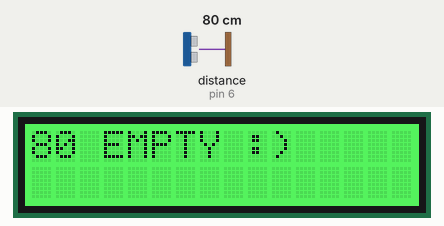
This sketch was run on a simulated Arduino Uno, built with avr-gcc and run on an emulated ATmega328P. Parts: 16×2 character LCD. The inputs (shaded band) are chosen by the test bench; at power-on: distance to the obstacle (sensor on pin 6) 80 cm. What the sketch prints to the serial monitor is not drawn.

Above: at 1.2 s.
1.3 s: distance to the obstacle (sensor on pin 6) set to 34 cm
At 3.4 s:
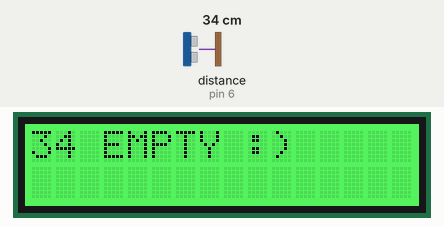
3.7 s: distance to the obstacle (sensor on pin 6) set to 28 cm
At 5.1 s:
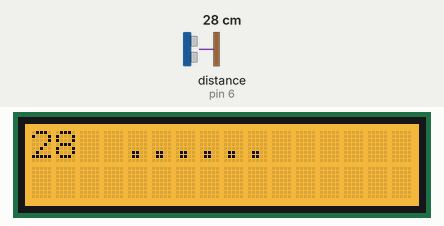
5.8 s: distance to the obstacle (sensor on pin 6) set to 11 cm
At 7.6 s:
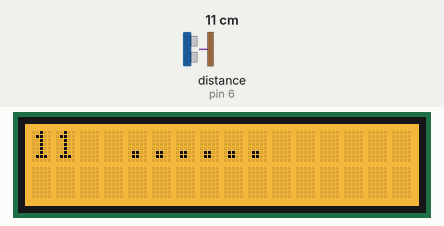
7.9 s: distance to the obstacle (sensor on pin 6) set to 8 cm
At 9.4 s:
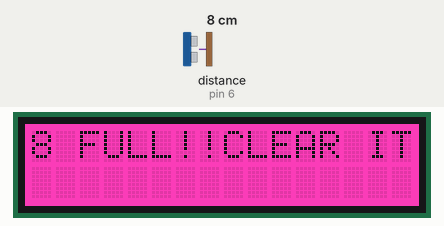
Timing chart, 0 to 10.9 s (numbered marks = the images above; inputs shaded):
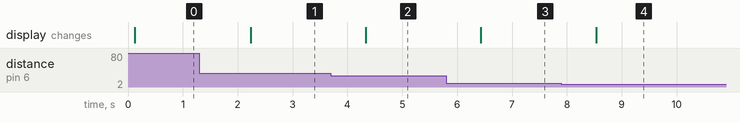

Measured:
- the behaviour switches between 31 and 30 cm on distance to the obstacle (sensor on pin 6) (found by bisection; images 1 and 2)
- the behaviour switches between 10 and 9 cm on distance to the obstacle (sensor on pin 6) (found by bisection; images 3 and 4)
- after the input at 1.3 s, the display: changes after 0.93 s (image 1)
- after the input at 3.7 s, the display: changes after 0.64 s (image 2)
- after the input at 5.8 s, the display: changes after 0.63 s (image 3)
- after the input at 7.9 s, the display: changes after 0.63 s (image 4)

The sketch:

dist_LCD.ino
```cpp
#include <Wire.h>
#include "rgb_lcd.h"
#include <Ultrasonic.h>

long duration, dist, average;
long aver[3];
Ultrasonic ultrasonic(5, 6);

rgb_lcd lcd;
const int colorR = 255;
const int colorG = 165;
const int colorB = 0;

void setup() {
  Serial.begin(9600);
  lcd.begin(16, 2);
  lcd.setRGB(colorR , colorG , colorB);
}

void loop() {
  for (int i = 0; i <= 2; i++) {
    measure();
    aver[i] = dist;
    delay(10);
  }
  dist = (aver[0] + aver[1] + aver[2]) / 3;

  if ( dist > 30 )
  {
    lcd.clear();
    lcd.setRGB(800 , 500 , 300);
    lcd.print(dist);
    lcd.print(" EMPTY :)");
    delay(1000);
  }
  else if ( dist < 10 )
  {
    lcd.clear();
    lcd.setRGB(255 , 0 , 166);
    lcd.print(dist);
    lcd.print(" FULL!!CLEAR IT!\n");
    delay(1000);
  }
  else
  {
    lcd.clear();
    lcd.setRGB(500 , 165 , 0);
    lcd.print(dist);
    lcd.print("  ......");
    delay(1000);
  }
}

void measure() {
  dist = ultrasonic.read();

  Serial.print("Distance in CM: ");
  Serial.println(dist);
}
```

Kalman.cpp
```cpp
// (licence header left out)
#include "Kalman.h"

Kalman::Kalman() {
    /* We will set the variables like so, these can also be tuned by the user */
    Q_angle = 0.001f;
    Q_bias = 0.003f;
    R_measure = 0.03f;

    angle = 0.0f; // Reset the angle
    bias = 0.0f; // Reset bias

    P[0][0] = 0.0f; // Since we assume that the bias is 0 and we know the starting angle (use setAngle), the error covariance matrix is set like so - see: http://en.wikipedia.org/wiki/Kalman_filter#Example_application.2C_technical
    P[0][1] = 0.0f;
    P[1][0] = 0.0f;
    P[1][1] = 0.0f;
};

// The angle should be in degrees and the rate should be in degrees per second and the delta time in seconds
float Kalman::getAngle(float newAngle, float newRate, float dt) {
    // KasBot V2  -  Kalman filter module - http://www.x-firm.com/?page_id=145
    // Modified by Kristian Lauszus
    // See my blog post for more information: http://blog.tkjelectronics.dk/2012/09/a-practical-approach-to-kalman-filter-and-how-to-implement-it

    // Discrete Kalman filter time update equations - Time Update ("Predict")
    // Update xhat - Project the state ahead
    /* Step 1 */
    rate = newRate - bias;
    angle += dt * rate;

    // Update estimation error covariance - Project the error covariance ahead
    /* Step 2 */
    P[0][0] += dt * (dt*P[1][1] - P[0][1] - P[1][0] + Q_angle);
    P[0][1] -= dt * P[1][1];
    P[1][0] -= dt * P[1][1];
    P[1][1] += Q_bias * dt;

    // Discrete Kalman filter measurement update equations - Measurement Update ("Correct")
    // Calculate Kalman gain - Compute the Kalman gain
    /* Step 4 */
    float S = P[0][0] + R_measure; // Estimate error
    /* Step 5 */
    float K[2]; // Kalman gain - This is a 2x1 vector
    K[0] = P[0][0] / S;
    K[1] = P[1][0] / S;

    // Calculate angle and bias - Update estimate with measurement zk (newAngle)
    /* Step 3 */
    float y = newAngle - angle; // Angle difference
    /* Step 6 */
    angle += K[0] * y;
    bias += K[1] * y;

    // Calculate estimation error covariance - Update the error covariance
    /* Step 7 */
    float P00_temp = P[0][0];
    float P01_temp = P[0][1];

    P[0][0] -= K[0] * P00_temp;
    P[0][1] -= K[0] * P01_temp;
    P[1][0] -= K[1] * P00_temp;
    P[1][1] -= K[1] * P01_temp;

    return angle;
};

void Kalman::setAngle(float angle) { this->angle = angle; }; // Used to set angle, this should be set as the starting angle
float Kalman::getRate() { return this->rate; }; // Return the unbiased rate

/* These are used to tune the Kalman filter */
void Kalman::setQangle(float Q_angle) { this->Q_angle = Q_angle; };
void Kalman::setQbias(float Q_bias) { this->Q_bias = Q_bias; };
void Kalman::setRmeasure(float R_measure) { this->R_measure = R_measure; };

float Kalman::getQangle() { return this->Q_angle; };
float Kalman::getQbias() { return this->Q_bias; };
float Kalman::getRmeasure() { return this->R_measure; };
```

Kalman.h
```cpp
// (licence header left out)
#ifndef _Kalman_h_
#define _Kalman_h_

class Kalman {
public:
    Kalman();

    // The angle should be in degrees and the rate should be in degrees per second and the delta time in seconds
    float getAngle(float newAngle, float newRate, float dt);

    void setAngle(float angle); // Used to set angle, this should be set as the starting angle
    float getRate(); // Return the unbiased rate

    /* These are used to tune the Kalman filter */
    void setQangle(float Q_angle);
    /**
     * setQbias(float Q_bias)
     * Default value (0.003f) is in Kalman.cpp.
     * Raise this to follow input more closely,
     * lower this to smooth result of kalman filter.
     */
    void setQbias(float Q_bias);
    void setRmeasure(float R_measure);

    float getQangle();
    float getQbias();
    float getRmeasure();

private:
    /* Kalman filter variables */
    float Q_angle; // Process noise variance for the accelerometer
    float Q_bias; // Process noise variance for the gyro bias
    float R_measure; // Measurement noise variance - this is actually the variance of the measurement noise

    float angle; // The angle calculated by the Kalman filter - part of the 2x1 state vector
    float bias; // The gyro bias calculated by the Kalman filter - part of the 2x1 state vector
    float rate; // Unbiased rate calculated from the rate and the calculated bias - you have to call getAngle to update the rate

    float P[2][2]; // Error covariance matrix - This is a 2x2 matrix
};

#endif
```
